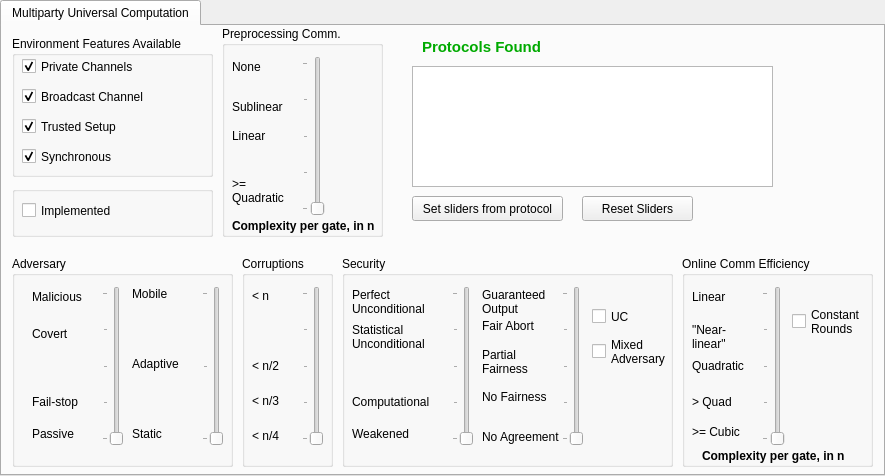
<?xml version="1.0" encoding="UTF-8"?>
<ui version="4.0">
 <class>TabWidget</class>
 <widget class="QTabWidget" name="TabWidget">
  <property name="geometry">
   <rect>
    <x>0</x>
    <y>0</y>
    <width>885</width>
    <height>476</height>
   </rect>
  </property>
  <property name="windowTitle">
   <string>SSC Protocol Comparison Tool v0.222</string>
  </property>
  <property name="layoutDirection">
   <enum>Qt::LeftToRight</enum>
  </property>
  <property name="currentIndex">
   <number>0</number>
  </property>
  <widget class="QWidget" name="multipartyTab">
   <attribute name="title">
    <string>Multiparty Universal Computation</string>
   </attribute>
   <widget class="QGroupBox" name="groupBox">
    <property name="geometry">
     <rect>
      <x>10</x>
      <y>230</y>
      <width>221</width>
      <height>211</height>
     </rect>
    </property>
    <property name="title">
     <string>Adversary</string>
    </property>
    <widget class="QSlider" name="sliderMaliciousness">
     <property name="geometry">
      <rect>
       <x>90</x>
       <y>30</y>
       <width>21</width>
       <height>160</height>
      </rect>
     </property>
     <property name="minimum">
      <number>1</number>
     </property>
     <property name="maximum">
      <number>5</number>
     </property>
     <property name="pageStep">
      <number>4</number>
     </property>
     <property name="value">
      <number>1</number>
     </property>
     <property name="orientation">
      <enum>Qt::Vertical</enum>
     </property>
     <property name="tickPosition">
      <enum>QSlider::TicksAbove</enum>
     </property>
     <property name="tickInterval">
      <number>1</number>
     </property>
    </widget>
    <widget class="QLabel" name="label_4">
     <property name="geometry">
      <rect>
       <x>20</x>
       <y>70</y>
       <width>61</width>
       <height>16</height>
      </rect>
     </property>
     <property name="text">
      <string>Covert</string>
     </property>
     <property name="buddy">
      <cstring>sliderMaliciousness</cstring>
     </property>
    </widget>
    <widget class="QLabel" name="label_2">
     <property name="geometry">
      <rect>
       <x>20</x>
       <y>170</y>
       <width>61</width>
       <height>16</height>
      </rect>
     </property>
     <property name="text">
      <string>Passive</string>
     </property>
     <property name="buddy">
      <cstring>sliderMaliciousness</cstring>
     </property>
    </widget>
    <widget class="QLabel" name="label_9">
     <property name="geometry">
      <rect>
       <x>120</x>
       <y>30</y>
       <width>61</width>
       <height>16</height>
      </rect>
     </property>
     <property name="text">
      <string>Mobile</string>
     </property>
     <property name="buddy">
      <cstring>sliderAdaptiveness</cstring>
     </property>
    </widget>
    <widget class="QLabel" name="label_3">
     <property name="geometry">
      <rect>
       <x>20</x>
       <y>30</y>
       <width>71</width>
       <height>21</height>
      </rect>
     </property>
     <property name="text">
      <string>Malicious</string>
     </property>
     <property name="buddy">
      <cstring>sliderMaliciousness</cstring>
     </property>
    </widget>
    <widget class="QLabel" name="label_8">
     <property name="geometry">
      <rect>
       <x>120</x>
       <y>100</y>
       <width>61</width>
       <height>16</height>
      </rect>
     </property>
     <property name="text">
      <string>Adaptive</string>
     </property>
     <property name="buddy">
      <cstring>sliderAdaptiveness</cstring>
     </property>
    </widget>
    <widget class="QLabel" name="label_6">
     <property name="geometry">
      <rect>
       <x>20</x>
       <y>130</y>
       <width>61</width>
       <height>31</height>
      </rect>
     </property>
     <property name="text">
      <string>Fail-stop</string>
     </property>
     <property name="buddy">
      <cstring>sliderMaliciousness</cstring>
     </property>
    </widget>
    <widget class="QSlider" name="sliderAdaptiveness">
     <property name="geometry">
      <rect>
       <x>190</x>
       <y>30</y>
       <width>21</width>
       <height>160</height>
      </rect>
     </property>
     <property name="minimum">
      <number>1</number>
     </property>
     <property name="maximum">
      <number>5</number>
     </property>
     <property name="singleStep">
      <number>2</number>
     </property>
     <property name="pageStep">
      <number>2</number>
     </property>
     <property name="orientation">
      <enum>Qt::Vertical</enum>
     </property>
     <property name="tickPosition">
      <enum>QSlider::TicksAbove</enum>
     </property>
     <property name="tickInterval">
      <number>2</number>
     </property>
    </widget>
    <widget class="QLabel" name="label_7">
     <property name="geometry">
      <rect>
       <x>120</x>
       <y>170</y>
       <width>52</width>
       <height>15</height>
      </rect>
     </property>
     <property name="text">
      <string>Static</string>
     </property>
     <property name="buddy">
      <cstring>sliderAdaptiveness</cstring>
     </property>
    </widget>
   </widget>
   <widget class="QGroupBox" name="groupBox_2">
    <property name="geometry">
     <rect>
      <x>340</x>
      <y>230</y>
      <width>331</width>
      <height>211</height>
     </rect>
    </property>
    <property name="title">
     <string>Security</string>
    </property>
    <widget class="QCheckBox" name="cbMixedAdversary">
     <property name="geometry">
      <rect>
       <x>250</x>
       <y>80</y>
       <width>121</width>
       <height>31</height>
      </rect>
     </property>
     <property name="text">
      <string>Mixed 
Adversary</string>
     </property>
    </widget>
    <widget class="QLabel" name="label_11">
     <property name="geometry">
      <rect>
       <x>10</x>
       <y>130</y>
       <width>101</width>
       <height>31</height>
      </rect>
     </property>
     <property name="text">
      <string>Computational</string>
     </property>
    </widget>
    <widget class="QSlider" name="sliderFairness">
     <property name="geometry">
      <rect>
       <x>220</x>
       <y>30</y>
       <width>21</width>
       <height>160</height>
      </rect>
     </property>
     <property name="minimum">
      <number>1</number>
     </property>
     <property name="maximum">
      <number>5</number>
     </property>
     <property name="pageStep">
      <number>2</number>
     </property>
     <property name="value">
      <number>1</number>
     </property>
     <property name="orientation">
      <enum>Qt::Vertical</enum>
     </property>
     <property name="tickPosition">
      <enum>QSlider::TicksAbove</enum>
     </property>
     <property name="tickInterval">
      <number>1</number>
     </property>
    </widget>
    <widget class="QLabel" name="label_10">
     <property name="geometry">
      <rect>
       <x>10</x>
       <y>60</y>
       <width>101</width>
       <height>41</height>
      </rect>
     </property>
     <property name="text">
      <string>Statistical Unconditional</string>
     </property>
     <property name="wordWrap">
      <bool>true</bool>
     </property>
    </widget>
    <widget class="QLabel" name="label">
     <property name="geometry">
      <rect>
       <x>10</x>
       <y>30</y>
       <width>101</width>
       <height>31</height>
      </rect>
     </property>
     <property name="text">
      <string>Perfect Unconditional</string>
     </property>
     <property name="wordWrap">
      <bool>true</bool>
     </property>
    </widget>
    <widget class="QLabel" name="label_12">
     <property name="geometry">
      <rect>
       <x>140</x>
       <y>130</y>
       <width>81</width>
       <height>21</height>
      </rect>
     </property>
     <property name="text">
      <string>No Fairness</string>
     </property>
    </widget>
    <widget class="QLabel" name="label_14">
     <property name="geometry">
      <rect>
       <x>140</x>
       <y>30</y>
       <width>81</width>
       <height>31</height>
      </rect>
     </property>
     <property name="text">
      <string>Guaranteed Output</string>
     </property>
     <property name="wordWrap">
      <bool>true</bool>
     </property>
    </widget>
    <widget class="QCheckBox" name="cbComposable">
     <property name="geometry">
      <rect>
       <x>250</x>
       <y>50</y>
       <width>91</width>
       <height>21</height>
      </rect>
     </property>
     <property name="autoFillBackground">
      <bool>false</bool>
     </property>
     <property name="text">
      <string>UC</string>
     </property>
    </widget>
    <widget class="QLabel" name="label_13">
     <property name="geometry">
      <rect>
       <x>140</x>
       <y>60</y>
       <width>71</width>
       <height>20</height>
      </rect>
     </property>
     <property name="text">
      <string>Fair Abort</string>
     </property>
    </widget>
    <widget class="QSlider" name="sliderSecType">
     <property name="geometry">
      <rect>
       <x>110</x>
       <y>30</y>
       <width>21</width>
       <height>160</height>
      </rect>
     </property>
     <property name="minimum">
      <number>1</number>
     </property>
     <property name="maximum">
      <number>5</number>
     </property>
     <property name="pageStep">
      <number>2</number>
     </property>
     <property name="value">
      <number>1</number>
     </property>
     <property name="sliderPosition">
      <number>1</number>
     </property>
     <property name="orientation">
      <enum>Qt::Vertical</enum>
     </property>
     <property name="tickPosition">
      <enum>QSlider::TicksAbove</enum>
     </property>
     <property name="tickInterval">
      <number>1</number>
     </property>
    </widget>
    <widget class="QLabel" name="label_23">
     <property name="geometry">
      <rect>
       <x>10</x>
       <y>170</y>
       <width>81</width>
       <height>16</height>
      </rect>
     </property>
     <property name="text">
      <string>Weakened</string>
     </property>
    </widget>
    <widget class="QLabel" name="label_24">
     <property name="geometry">
      <rect>
       <x>140</x>
       <y>90</y>
       <width>81</width>
       <height>31</height>
      </rect>
     </property>
     <property name="text">
      <string>Partial Fairness</string>
     </property>
     <property name="wordWrap">
      <bool>true</bool>
     </property>
    </widget>
    <widget class="QLabel" name="label_20">
     <property name="geometry">
      <rect>
       <x>140</x>
       <y>170</y>
       <width>81</width>
       <height>21</height>
      </rect>
     </property>
     <property name="text">
      <string>No Agreement</string>
     </property>
    </widget>
   </widget>
   <widget class="QGroupBox" name="groupBox_3">
    <property name="geometry">
     <rect>
      <x>240</x>
      <y>230</y>
      <width>91</width>
      <height>211</height>
     </rect>
    </property>
    <property name="title">
     <string>Corruptions</string>
    </property>
    <widget class="QLabel" name="label_18">
     <property name="geometry">
      <rect>
       <x>10</x>
       <y>30</y>
       <width>51</width>
       <height>20</height>
      </rect>
     </property>
     <property name="text">
      <string>&lt; n</string>
     </property>
    </widget>
    <widget class="QSlider" name="sliderCorruptedParties">
     <property name="geometry">
      <rect>
       <x>60</x>
       <y>30</y>
       <width>21</width>
       <height>160</height>
      </rect>
     </property>
     <property name="minimum">
      <number>1</number>
     </property>
     <property name="maximum">
      <number>5</number>
     </property>
     <property name="pageStep">
      <number>3</number>
     </property>
     <property name="value">
      <number>1</number>
     </property>
     <property name="orientation">
      <enum>Qt::Vertical</enum>
     </property>
     <property name="tickPosition">
      <enum>QSlider::TicksAbove</enum>
     </property>
     <property name="tickInterval">
      <number>1</number>
     </property>
    </widget>
    <widget class="QLabel" name="label_16">
     <property name="geometry">
      <rect>
       <x>10</x>
       <y>135</y>
       <width>51</width>
       <height>21</height>
      </rect>
     </property>
     <property name="text">
      <string>&lt; n/3</string>
     </property>
    </widget>
    <widget class="QLabel" name="label_17">
     <property name="geometry">
      <rect>
       <x>10</x>
       <y>100</y>
       <width>51</width>
       <height>21</height>
      </rect>
     </property>
     <property name="text">
      <string>&lt; n/2</string>
     </property>
    </widget>
    <widget class="QLabel" name="label_15">
     <property name="geometry">
      <rect>
       <x>10</x>
       <y>170</y>
       <width>51</width>
       <height>20</height>
      </rect>
     </property>
     <property name="text">
      <string>&lt; n/4</string>
     </property>
    </widget>
   </widget>
   <widget class="QGroupBox" name="groupBox_4">
    <property name="geometry">
     <rect>
      <x>10</x>
      <y>10</y>
      <width>201</width>
      <height>141</height>
     </rect>
    </property>
    <property name="title">
     <string>Environment Features Available</string>
    </property>
    <widget class="QCheckBox" name="cbSynchronous">
     <property name="geometry">
      <rect>
       <x>10</x>
       <y>110</y>
       <width>131</width>
       <height>21</height>
      </rect>
     </property>
     <property name="text">
      <string>Synchronous</string>
     </property>
     <property name="checked">
      <bool>true</bool>
     </property>
    </widget>
    <widget class="QCheckBox" name="cbTrustedSetup">
     <property name="geometry">
      <rect>
       <x>10</x>
       <y>80</y>
       <width>141</width>
       <height>21</height>
      </rect>
     </property>
     <property name="text">
      <string>Trusted Setup</string>
     </property>
     <property name="checked">
      <bool>true</bool>
     </property>
    </widget>
    <widget class="QCheckBox" name="cbBroadcast">
     <property name="geometry">
      <rect>
       <x>10</x>
       <y>50</y>
       <width>141</width>
       <height>21</height>
      </rect>
     </property>
     <property name="text">
      <string>Broadcast Channel</string>
     </property>
     <property name="checked">
      <bool>true</bool>
     </property>
    </widget>
    <widget class="QCheckBox" name="cbPrivateChannels">
     <property name="geometry">
      <rect>
       <x>10</x>
       <y>20</y>
       <width>141</width>
       <height>21</height>
      </rect>
     </property>
     <property name="text">
      <string>Private Channels</string>
     </property>
     <property name="checked">
      <bool>true</bool>
     </property>
    </widget>
   </widget>
   <widget class="QLabel" name="lblProtocolsFound">
    <property name="geometry">
     <rect>
      <x>420</x>
      <y>10</y>
      <width>161</width>
      <height>21</height>
     </rect>
    </property>
    <property name="palette">
     <palette>
      <active>
       <colorrole role="WindowText">
        <brush brushstyle="SolidPattern">
         <color alpha="255">
          <red>0</red>
          <green>170</green>
          <blue>0</blue>
         </color>
        </brush>
       </colorrole>
       <colorrole role="Text">
        <brush brushstyle="SolidPattern">
         <color alpha="255">
          <red>0</red>
          <green>170</green>
          <blue>0</blue>
         </color>
        </brush>
       </colorrole>
      </active>
      <inactive>
       <colorrole role="WindowText">
        <brush brushstyle="SolidPattern">
         <color alpha="255">
          <red>0</red>
          <green>170</green>
          <blue>0</blue>
         </color>
        </brush>
       </colorrole>
       <colorrole role="Text">
        <brush brushstyle="SolidPattern">
         <color alpha="255">
          <red>0</red>
          <green>170</green>
          <blue>0</blue>
         </color>
        </brush>
       </colorrole>
      </inactive>
      <disabled>
       <colorrole role="WindowText">
        <brush brushstyle="SolidPattern">
         <color alpha="255">
          <red>118</red>
          <green>118</green>
          <blue>117</blue>
         </color>
        </brush>
       </colorrole>
       <colorrole role="Text">
        <brush brushstyle="SolidPattern">
         <color alpha="255">
          <red>118</red>
          <green>118</green>
          <blue>117</blue>
         </color>
        </brush>
       </colorrole>
      </disabled>
     </palette>
    </property>
    <property name="font">
     <font>
      <pointsize>11</pointsize>
      <weight>75</weight>
      <bold>true</bold>
     </font>
    </property>
    <property name="text">
     <string>Protocols Found</string>
    </property>
   </widget>
   <widget class="QGroupBox" name="groupBox_6">
    <property name="enabled">
     <bool>false</bool>
    </property>
    <property name="geometry">
     <rect>
      <x>120</x>
      <y>490</y>
      <width>331</width>
      <height>41</height>
     </rect>
    </property>
    <property name="title">
     <string>Slider Levels</string>
    </property>
    <widget class="QRadioButton" name="radioExact">
     <property name="geometry">
      <rect>
       <x>60</x>
       <y>20</y>
       <width>89</width>
       <height>19</height>
      </rect>
     </property>
     <property name="text">
      <string>Exact</string>
     </property>
    </widget>
    <widget class="QRadioButton" name="radioAtLeast">
     <property name="geometry">
      <rect>
       <x>180</x>
       <y>20</y>
       <width>89</width>
       <height>19</height>
      </rect>
     </property>
     <property name="text">
      <string>At Least</string>
     </property>
     <property name="checked">
      <bool>true</bool>
     </property>
    </widget>
   </widget>
   <widget class="QListView" name="listView">
    <property name="geometry">
     <rect>
      <x>410</x>
      <y>40</y>
      <width>361</width>
      <height>121</height>
     </rect>
    </property>
    <property name="toolTip">
     <string>Double-click a result to see a popup abstract.</string>
    </property>
    <property name="editTriggers">
     <set>QAbstractItemView::NoEditTriggers</set>
    </property>
   </widget>
   <widget class="QGroupBox" name="groupBox_7">
    <property name="geometry">
     <rect>
      <x>680</x>
      <y>230</y>
      <width>191</width>
      <height>211</height>
     </rect>
    </property>
    <property name="title">
     <string>Online Comm Efficiency</string>
    </property>
    <widget class="QSlider" name="sliderOnlineComm">
     <property name="geometry">
      <rect>
       <x>80</x>
       <y>30</y>
       <width>23</width>
       <height>160</height>
      </rect>
     </property>
     <property name="minimum">
      <number>1</number>
     </property>
     <property name="maximum">
      <number>5</number>
     </property>
     <property name="pageStep">
      <number>4</number>
     </property>
     <property name="orientation">
      <enum>Qt::Vertical</enum>
     </property>
     <property name="tickPosition">
      <enum>QSlider::TicksAbove</enum>
     </property>
     <property name="tickInterval">
      <number>1</number>
     </property>
    </widget>
    <widget class="QLabel" name="label_25">
     <property name="geometry">
      <rect>
       <x>10</x>
       <y>30</y>
       <width>61</width>
       <height>21</height>
      </rect>
     </property>
     <property name="text">
      <string>Linear</string>
     </property>
     <property name="wordWrap">
      <bool>true</bool>
     </property>
    </widget>
    <widget class="QLabel" name="label_26">
     <property name="geometry">
      <rect>
       <x>10</x>
       <y>60</y>
       <width>61</width>
       <height>41</height>
      </rect>
     </property>
     <property name="text">
      <string>&quot;Near-linear&quot;</string>
     </property>
     <property name="wordWrap">
      <bool>true</bool>
     </property>
    </widget>
    <widget class="QLabel" name="label_27">
     <property name="geometry">
      <rect>
       <x>10</x>
       <y>100</y>
       <width>71</width>
       <height>20</height>
      </rect>
     </property>
     <property name="text">
      <string>Quadratic</string>
     </property>
    </widget>
    <widget class="QLabel" name="label_28">
     <property name="geometry">
      <rect>
       <x>10</x>
       <y>130</y>
       <width>61</width>
       <height>31</height>
      </rect>
     </property>
     <property name="text">
      <string>&gt; Quad</string>
     </property>
    </widget>
    <widget class="QLabel" name="label_29">
     <property name="geometry">
      <rect>
       <x>20</x>
       <y>190</y>
       <width>151</width>
       <height>20</height>
      </rect>
     </property>
     <property name="font">
      <font>
       <weight>75</weight>
       <bold>true</bold>
      </font>
     </property>
     <property name="text">
      <string>Complexity per gate, in n</string>
     </property>
    </widget>
    <widget class="QCheckBox" name="cbConstantRounds">
     <property name="geometry">
      <rect>
       <x>110</x>
       <y>50</y>
       <width>101</width>
       <height>31</height>
      </rect>
     </property>
     <property name="text">
      <string>Constant 
Rounds</string>
     </property>
    </widget>
    <widget class="QLabel" name="label_30">
     <property name="geometry">
      <rect>
       <x>10</x>
       <y>160</y>
       <width>61</width>
       <height>31</height>
      </rect>
     </property>
     <property name="text">
      <string>&gt;= Cubic</string>
     </property>
    </widget>
   </widget>
   <widget class="QPushButton" name="btnSetSliders">
    <property name="geometry">
     <rect>
      <x>410</x>
      <y>170</y>
      <width>151</width>
      <height>25</height>
     </rect>
    </property>
    <property name="text">
     <string>Set sliders from protocol</string>
    </property>
   </widget>
   <widget class="QGroupBox" name="groupBox_8">
    <property name="geometry">
     <rect>
      <x>220</x>
      <y>0</y>
      <width>161</width>
      <height>211</height>
     </rect>
    </property>
    <property name="title">
     <string>Preprocessing Comm.</string>
    </property>
    <widget class="QSlider" name="sliderPreprocComm">
     <property name="geometry">
      <rect>
       <x>80</x>
       <y>30</y>
       <width>23</width>
       <height>160</height>
      </rect>
     </property>
     <property name="minimum">
      <number>1</number>
     </property>
     <property name="maximum">
      <number>5</number>
     </property>
     <property name="pageStep">
      <number>4</number>
     </property>
     <property name="value">
      <number>1</number>
     </property>
     <property name="orientation">
      <enum>Qt::Vertical</enum>
     </property>
     <property name="tickPosition">
      <enum>QSlider::TicksAbove</enum>
     </property>
     <property name="tickInterval">
      <number>1</number>
     </property>
    </widget>
    <widget class="QLabel" name="label_31">
     <property name="geometry">
      <rect>
       <x>10</x>
       <y>30</y>
       <width>61</width>
       <height>21</height>
      </rect>
     </property>
     <property name="text">
      <string>None</string>
     </property>
     <property name="wordWrap">
      <bool>true</bool>
     </property>
    </widget>
    <widget class="QLabel" name="label_32">
     <property name="geometry">
      <rect>
       <x>10</x>
       <y>60</y>
       <width>61</width>
       <height>41</height>
      </rect>
     </property>
     <property name="text">
      <string>Sublinear</string>
     </property>
     <property name="wordWrap">
      <bool>true</bool>
     </property>
    </widget>
    <widget class="QLabel" name="label_33">
     <property name="geometry">
      <rect>
       <x>10</x>
       <y>100</y>
       <width>71</width>
       <height>20</height>
      </rect>
     </property>
     <property name="text">
      <string>Linear</string>
     </property>
    </widget>
    <widget class="QLabel" name="label_35">
     <property name="geometry">
      <rect>
       <x>10</x>
       <y>190</y>
       <width>151</width>
       <height>20</height>
      </rect>
     </property>
     <property name="font">
      <font>
       <weight>75</weight>
       <bold>true</bold>
      </font>
     </property>
     <property name="text">
      <string>Complexity per gate, in n</string>
     </property>
    </widget>
    <widget class="QLabel" name="label_36">
     <property name="geometry">
      <rect>
       <x>10</x>
       <y>150</y>
       <width>61</width>
       <height>31</height>
      </rect>
     </property>
     <property name="text">
      <string>&lt;html&gt;&lt;head/&gt;&lt;body&gt;&lt;p&gt;&amp;gt;= &lt;br/&gt;Quadratic&lt;/p&gt;&lt;/body&gt;&lt;/html&gt;</string>
     </property>
    </widget>
   </widget>
   <widget class="QGroupBox" name="groupBoxImpl">
    <property name="geometry">
     <rect>
      <x>10</x>
      <y>160</y>
      <width>201</width>
      <height>51</height>
     </rect>
    </property>
    <property name="title">
     <string/>
    </property>
    <widget class="QCheckBox" name="cbImplemented">
     <property name="geometry">
      <rect>
       <x>10</x>
       <y>9</y>
       <width>111</width>
       <height>31</height>
      </rect>
     </property>
     <property name="text">
      <string>Implemented</string>
     </property>
    </widget>
   </widget>
   <widget class="QPushButton" name="btnResetSliders">
    <property name="geometry">
     <rect>
      <x>580</x>
      <y>170</y>
      <width>111</width>
      <height>25</height>
     </rect>
    </property>
    <property name="text">
     <string>Reset Sliders</string>
    </property>
   </widget>
  </widget>
 </widget>
 <resources/>
 <connections/>
</ui>
